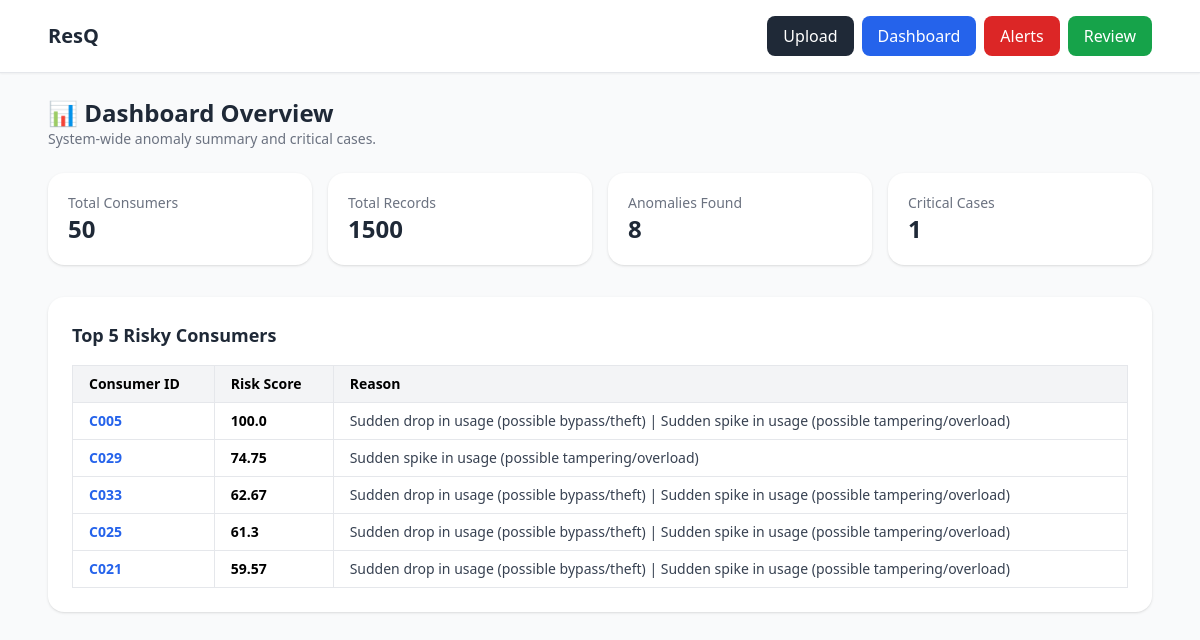
/dashboard, run on the app's committed database.
### models/models.py (models this page shows)
class ConsumerRisk(Base):
    __tablename__ = "consumer_risks"
    id = Column(Integer, primary_key=True, index=True)
    consumer_id = Column(String, unique=True, index=True)
    risk_score = Column(Float)
    label = Column(String)
    reason = Column(Text)
    action = Column(String)

### app.py (the view)
@app.get("/dashboard")
def dashboard(request: Request, db: Session = Depends(get_db)):
    total_consumers = db.query(ConsumerRisk).count()
    total_records = db.query(UsageRecord).count()
    anomalies = db.query(ConsumerRisk).filter(ConsumerRisk.label == "Anomaly").count()
    critical = db.query(ConsumerRisk).filter(ConsumerRisk.risk_score >= 80).count()
    top_risky = (
        db.query(ConsumerRisk)
        .order_by(ConsumerRisk.risk_score.desc())
        .limit(5)
        .all()
    )
    return templates.TemplateResponse("dashboard.html", {
        "request": request,
        "total_consumers": total_consumers,
        "total_records": total_records,
        "anomalies": anomalies,
        "critical": critical,
        "top_risky": top_risky
    })

### templates/dashboard.html (shortened to what this page needs)
{% extends "base.html" %}
{% block content %}
  <div class="mb-6">
    <h1 class="text-2xl font-bold text-gray-800">📊 Dashboard Overview</h1>
    <p class="text-gray-500 text-sm">System-wide anomaly summary and critical cases.</p>
  </div>
  <div class="grid grid-cols-1 md:grid-cols-4 gap-4 mb-8">
    <div class="bg-white rounded-2xl shadow p-5">
      <p class="text-gray-500 text-sm">Total Consumers</p>
      <p class="text-2xl font-bold text-gray-800">{{ total_consumers }}</p>
    </div>
    <div class="bg-white rounded-2xl shadow p-5">
      <p class="text-gray-500 text-sm">Total Records</p>
      <p class="text-2xl font-bold text-gray-800">{{ total_records }}</p>
    </div>
    <div class="bg-white rounded-2xl shadow p-5">
      <p class="text-gray-500 text-sm">Anomalies Found</p>
      <p class="text-2xl font-bold text-gray-800">{{ anomalies }}</p>
    </div>
    <div class="bg-white rounded-2xl shadow p-5">
      <p class="text-gray-500 text-sm">Critical Cases</p>
      <p class="text-2xl font-bold text-gray-800">{{ critical }}</p>
    </div>
  </div>
  <div class="bg-white rounded-2xl shadow p-6">
    <h2 class="text-lg font-bold text-gray-800 mb-4"> Top 5 Risky Consumers</h2>
    <div class="overflow-x-auto">
      <table class="min-w-full border border-gray-200 text-sm">
        <thead class="bg-gray-100">
          <tr>
            <th class="px-4 py-2 border text-left">Consumer ID</th>
            <th class="px-4 py-2 border text-left">Risk Score</th>
            <th class="px-4 py-2 border text-left">Reason</th>
          </tr>
        </thead>
        <tbody>
          {% for r in top_risky %}
          <tr class="hover:bg-gray-50">
            <td class="px-4 py-2 border">
              <a class="text-blue-600 hover:underline font-semibold" href="/consumer/{{ r.consumer_id }}">
                {{ r.consumer_id }}
              </a>
            </td>
            <td class="px-4 py-2 border font-semibold">{{ r.risk_score }}</td>
            <td class="px-4 py-2 border text-gray-700">{{ r.reason }}</td>
          </tr>
          {% endfor %}
        </tbody>
      </table>
    </div>
  </div>
{% endblock %}

### templates/base.html (shortened to what this page needs)
<!DOCTYPE html>
<html lang="en">
<head>
  <script src="https://cdn.tailwindcss.com"></script>
</head>
<body class="bg-gray-50 min-h-screen">
  <nav class="bg-white border-b shadow-sm">
    <div class="max-w-6xl mx-auto px-6 py-4 flex items-center justify-between">
      <a href="/" class="text-xl font-bold text-gray-800">
        ResQ
      </a>
      <div class="flex gap-2">
        <a href="/" class="px-4 py-2 rounded-lg bg-gray-800 text-white hover:bg-gray-900 transition">
          Upload
        </a>
        <a href="/dashboard" class="px-4 py-2 rounded-lg bg-blue-600 text-white hover:bg-blue-700 transition">
          Dashboard
        </a>
        <a href="/alerts" class="px-4 py-2 rounded-lg bg-red-600 text-white hover:bg-red-700 transition">
          Alerts
        </a>
        <a href="/review" class="px-4 py-2 rounded-lg bg-green-600 text-white hover:bg-green-700 transition">
          Review
        </a>
      </div>
    </div>
  </nav>
  <main class="max-w-6xl mx-auto p-6">
    {% block content %}{% endblock %}
  </main>
</body>
</html>

### data on the page
ConsumerRisk: consumer_id "C005", risk_score "100.0", reason "Sudden drop in usage (possible bypass/theft) | Sudden spike in usage (possible tampering/overload)"
ConsumerRisk: consumer_id "C029", risk_score "74.75", reason "Sudden spike in usage (possible tampering/overload)"
ConsumerRisk: consumer_id "C033", risk_score "62.67", reason "Sudden drop in usage (possible bypass/theft) | Sudden spike in usage (possible tampering/overload)"
ConsumerRisk: consumer_id "C025", risk_score "61.3", reason "Sudden drop in usage (possible bypass/theft) | Sudden spike in usage (possible tampering/overload)"
ConsumerRisk: consumer_id "C021", risk_score "59.57", reason "Sudden drop in usage (possible bypass/theft) | Sudden spike in usage (possible tampering/overload)"

### other printed values
{{ total_consumers }} "50"
{{ total_records }} "1500"
{{ anomalies }} "8"
{{ critical }} "1"
